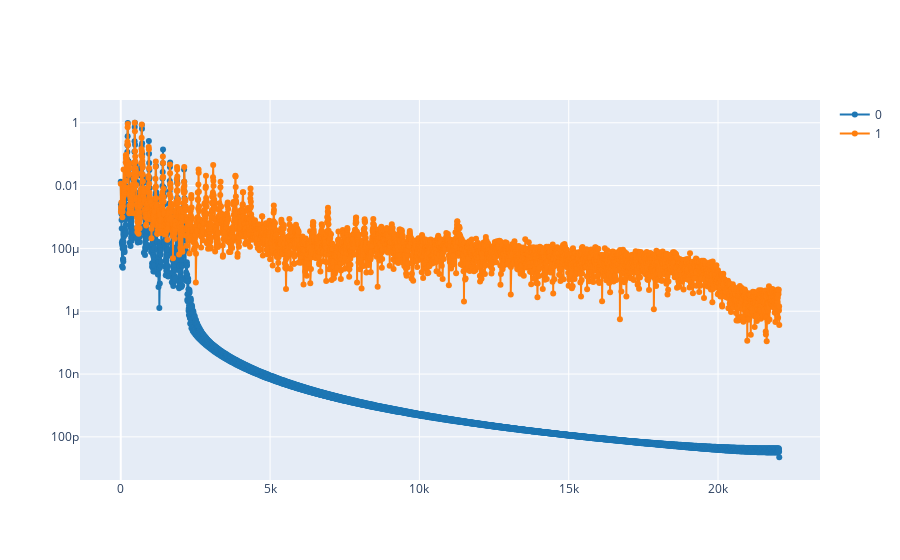

The notebook cell this image was saved under:
### Markdown cell above
2.2. Calculate the spectrogram of the synthesized signal `S_synt`; and compare the spectrums of both signals at the same time using `plot_spectrum_at(ff, tt, [S_ref, S_synt], time)`, where `S_ref`is spectrogram of the reference signal.

**Note:** use the same window length to calculate both spectrograms.

### Code cell
# Write the code here
ffy, tty, Sy = signal.spectrogram(y_1, fs, nperseg=window_length, noverlap=window_length/2)
plot_spectrum_at(ffy, tty, [Sy, S_ref], 0.4)

### Figure 1 — Plotly figure (JSON) as saved in the notebook; plotly's stock layout.template omitted (floating-point values rounded to 4 significant figures; data arrays with more than 128 entries replaced by an {"elided": "..."} marker saying what was removed)
{"data": [{"line": {"color": "#1f77b4", "shape": "linear"}, "mode": "lines+markers", "name": "0", "type": "scatter", "x": {"elided": "4097 float values"}, "y": {"elided": "4097 float values"}}, {"line": {"color": "#ff7f0e", "shape": "linear"}, "mode": "lines+markers", "name": "1", "type": "scatter", "x": {"elided": "4097 float values"}, "y": {"elided": "4097 float values"}}], "layout": {"yaxis": {"type": "log"}}}
